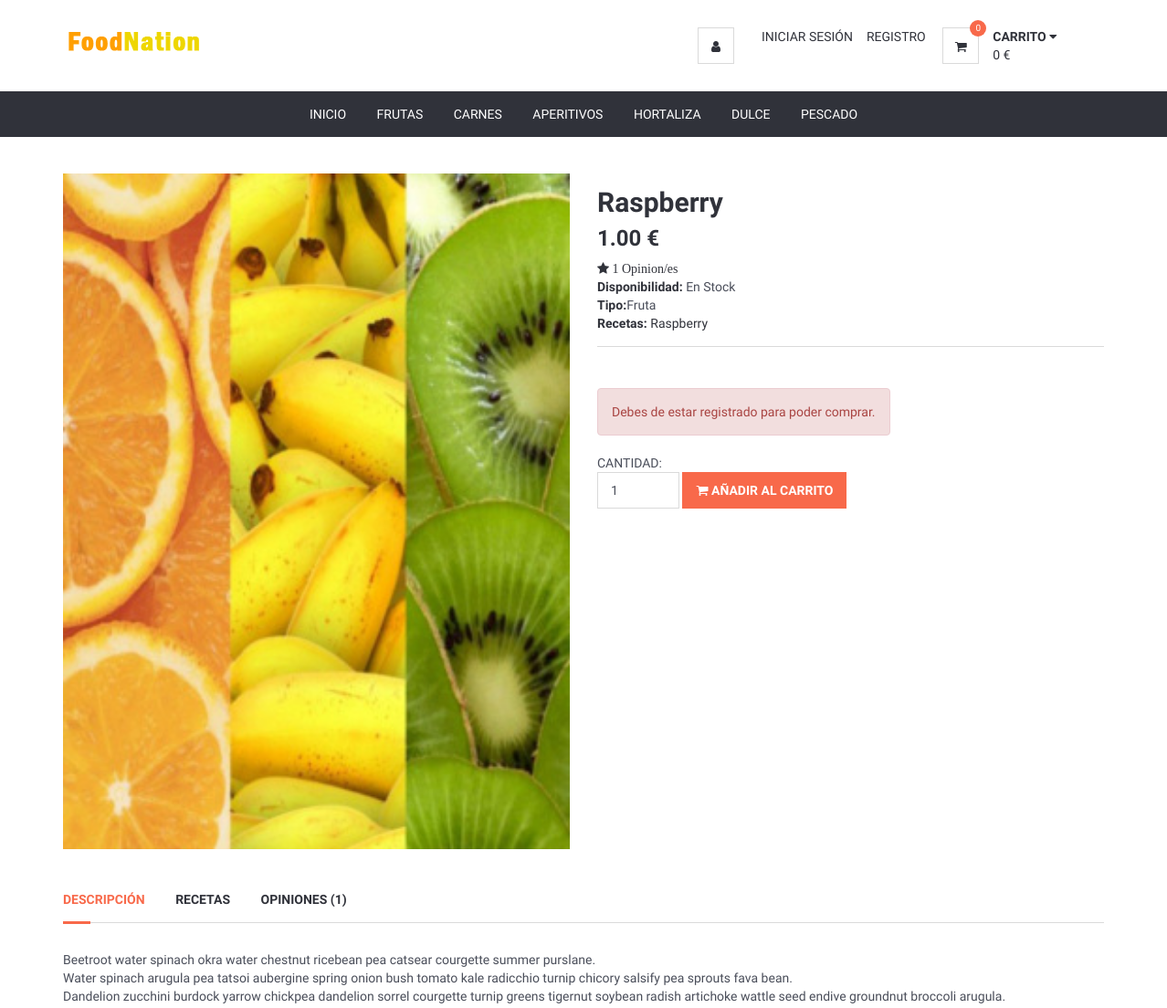
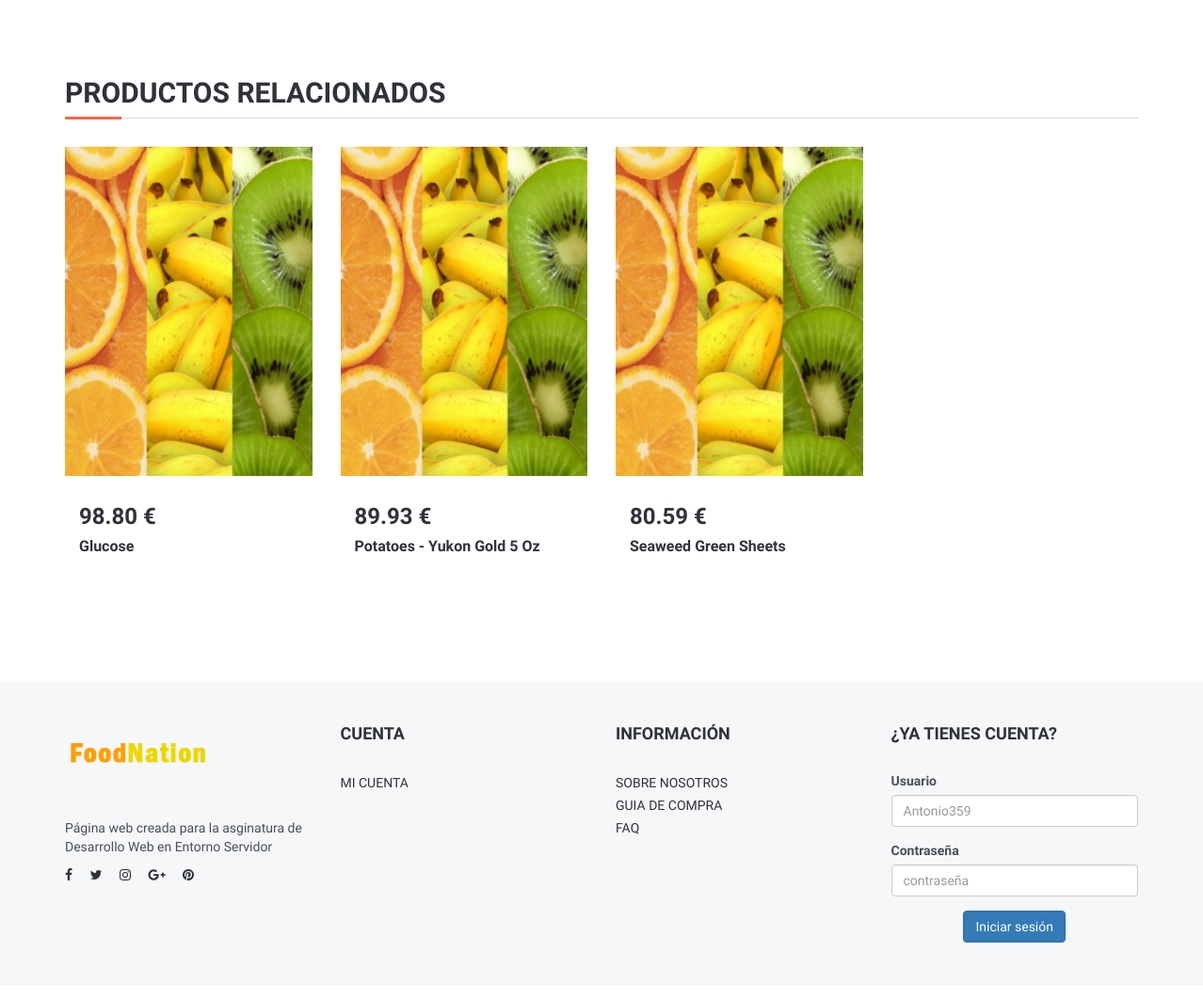
/detalles.php?id=3, run on the app's committed database (2 pictures, top to bottom).
### tables this page shows
CREATE TABLE `productos` (
  `idProducto` int(11) NOT NULL,
  `Nombre` varchar(255) NOT NULL,
  `Precio` double(10,2) NOT NULL,
  `Tipo` varchar(100) NOT NULL,
  `Img` varchar(255) NOT NULL DEFAULT 'img/product01.jpg'
);

### BBDD/objetoProducto.php (called while the page is built, shortened)
<?php
class objtProducto {
    public function __construct($idProduct,$nombre, $precio, $tipo, $img) {
        $this->nombre = $nombre;
        $this->precio = $precio;
        $this->tipo = $tipo;
        $this->img = $img;
    }
}

### detalles.php (the view, shortened to what this page needs)
<?php
include('BBDD/funciones.php');
require_once('BBDD/objetoProducto.php');
$idProd = $_GET['id'];
$producto = buscarProducto($idProd);
$numOpiniones = contarOpinionesProducto($idProd);
?>
<!DOCTYPE html>
<html lang="en">
    <head>
        <link type="text/css" rel="stylesheet" href="css/bootstrap.min.css" />
        <link type="text/css" rel="stylesheet" href="css/slick.css" />
        <link type="text/css" rel="stylesheet" href="css/slick-theme.css" />
        <link type="text/css" rel="stylesheet" href="css/nouislider.min.css" />
        <link rel="stylesheet" href="css/font-awesome.min.css">
        <link type="text/css" rel="stylesheet" href="css/style.css" />
    </head>
    <body>
        <?php require_once 'header.php'; ?>
        <div class="section">
            <div class="container">
                <div class="row">
                    <div class="product product-details clearfix">
                        <div class="col-md-6">
                            <div id="product-main-view">
                                    <img src="<?php echo $producto->img; ?>" alt="">
                            </div>
                        </div>
                        <div class="col-md-6">
                            <div class="product-body">
                                <h2 class="product-name"><?php echo $producto->nombre ?></h2>
                                <h3 class="product-price"><?php echo $producto->precio . " €"; ?></h3>
                                <div>
                                    <?php if ($numOpiniones != 0) { ?>
                                        <a href="#" class="fa fa-star"> <?php echo $numOpiniones; ?> Opinion/es</a>
                                    <?php } else { ?>
                                        <a href="#" class="fa fa-star"> Este producto aún no tiene opiniones.</a>
                                        <?php
                                    }
                                    ?>
                                </div>
                                <p><strong>Disponibilidad:</strong> En Stock<br>
                                    <strong>Tipo:</strong><?php echo $producto->tipo ?><br>
                                    <strong>Recetas: </strong><a href="recetas.php?comida=<?php echo $producto->nombre;?>"><?php echo $producto->nombre;?></a></p>
                                <div class="product-options">
                                </div>
                                <div class="product-btns">
                                    <div class="qty-input">
                                        <?php
                                        if (!isset($_SESSION['usuario'])) {
                                            ?>
                                            <div class="alert alert-danger" role="alert">
                                                Debes de estar registrado para poder comprar.
                                            </div>
                                        <?php } ?>
                                        <span class="text-uppercase">Cantidad: </span>
                                        <?php
                                        if (!isset($_SESSION['usuario'])) {
                                            $disabled = 'disabled=""';
                                        } else {
                                            $disabled = "";
                                        }
                                        ?>
                                        <form action="BBDD/carrito.php" method="POST">
                                            <input class="input" name="cantidad" type="number" min="1" max="5" <?php echo $disabled ?> value="1" >
                                            <button type="submit" class="primary-btn add-to-cart"><i class="fa fa-shopping-cart"></i> Añadir al carrito</button>
                                        </form>
                                    </div>
                                    </div>
                                </div>
                            </div>
                            <div class="col-md-12">
                                <div class="product-tab">
                                    <ul class="tab-nav">
                                        <li class="active"><a data-toggle="tab" href="#tab1">Descripción</a></li>
                                        <li><a data-toggle="tab" href="#tab2">Recetas</a></li>
                                        <li><a data-toggle="tab" href="#tab3">Opiniones (<?php echo $numOpiniones ?>)</a></li>
                                    </ul>
                                    <div class="tab-content">
                                        <div id="tab1" class="tab-pane fade in active">
                                            <p>Beetroot water spinach okra water chestnut ricebean pea catsear courgette summer purslane.
                                                <br>Water spinach arugula pea tatsoi aubergine spring onion bush tomato kale radicchio turnip chicory salsify pea sprouts fava bean.
                                                <br>Dandelion zucchini burdock yarrow chickpea dandelion sorrel courgette turnip greens tigernut soybean radish artichoke wattle seed endive groundnut broccoli arugula.</p>
                                        </div>
                                    </div>
                                </div>
                            </div>
                        </div>
                    </div>
                </div>
            </div>
            <div class="section">
                <div class="container">
                    <div class="row">
                        <div class="col-md-12">
                            <div class="section-title">
                                <h2 class="title">Productos Relacionados</h2>
                            </div>
                        </div>
                        <?php
                        $relacionados = productosRelacionados($producto->tipo);
                        echo $relacionados;
                        ?>
                    </div>
                </div>
            </div>
            <?php require_once 'footer.php'; ?>
    </body>
</html>

### header.php (shortened to what this page needs)
<header>
    <div id="header">
        <div class="container">
            <div class="pull-left">
                <div class="header">
                    <a href="index.php"><img class="img-responsive" src="./img/logo.png" alt=""></a>
                </div>
            </div>
            <div class="pull-right col-md-5 col-sm-6 col-xs-6">
                <ul class="header-btns">
                    <li class="header-account dropdown default-dropdown">
                        <div class="header-btns-icon">
                            <i class="fa fa-user"></i>
                        </div>
                        <?php
                        if (!isset($_SESSION['usuario'])) {
                            echo '<li><a href="inicioSesion.php" class="text-uppercase">Iniciar sesión</a></li>'
                            . '<li><a href="registro.php" class="text-uppercase">Registro</a></li>';
                    } ?>
                    </li>
                    <li class="header-cart dropdown default-dropdown">
                        <a class="dropdown-toggle" data-toggle="dropdown" aria-expanded="true">
                            <div class="header-btns-icon">
                                <i class="fa fa-shopping-cart"></i>
                                <span class="qty">
                                    <?php
                                    echo count($_SESSION['carrito'][0]);
                                    ?>
                                </span>
                            </div>
                            <strong class="text-uppercase">Carrito </strong><i class="fa fa-caret-down"></i>
                            <br>
                            <span><?php
                                $precioSumado = sumaPrecioProductos();
                                if($precioSumado == 0){
                                    echo "0 €";
                                }else{
                                    echo $precioSumado."€";
                                }
                                ?>
                            </span>
                        </a>
                    </li>
                </ul>
            </div>
        </div>
    </div>
</header>
<?php
require_once 'nav.php';
?>

### nav.php (shortened to what this page needs)
<div id="navigation">
    <div class="container">
        <div id="responsive-nav">
            <div class="menu-nav text-center">
                <ul class="menu-list">
                    <li><a href="index.php">Inicio</a></li>
                    <li><a href="listProducto.php?tipo=Fruta">Frutas</a></li>
                    <li><a href="listProducto.php?tipo=Carne">Carnes</a></li>
                    <li><a href="listProducto.php?tipo=Aperitivos">Aperitivos</a></li>
                    <li><a href="listProducto.php?tipo=Hortaliza">Hortaliza</a></li>
                    <li><a href="listProducto.php?tipo=Dulce">Dulce</a></li>
                    <li><a href="listProducto.php?tipo=Pescado">Pescado</a></li>
                </ul>
            </div>
        </div>
    </div>
</div>

### BBDD/funciones.php (shortened to what this page needs)
<?php
include('objetoProducto.php');
function conectarBD() {
    try {
        $conexion = new PDO("mysql:host=localhost;dbname=foodnation;charset=utf8", "root", "");
        return $conexion;
    } catch (PDOException $ex) {
        echo "No se ha podido establecer conexión";
        die($error->getMessage());
        $conexion = NULL;
    }
}
function buscarProducto($id) {
    $conexion = conectarBD();
    $sql = $conexion->prepare("SELECT nombre,tipo,precio,Img from productos where idProducto=:id");
    $sql->bindParam(':id', $id);
    $sql->execute();
    $resultado = $sql->fetch();
    if (!$resultado == "") {
        $nombre = $resultado['nombre'];
        $precio = $resultado['precio'];
        $tipo = $resultado['tipo'];
        $img = $resultado['Img'];
        $producto = new objtProducto($id, $nombre, $precio, $tipo, $img);
    } else {
        $producto = "error";
    }
    return $producto;
}
function contarOpinionesProducto($id) {
    $conexion = conectarBD();
    $sql = $conexion->prepare("SELECT count(idOpinion) from opiniones where idProducto=:id;");
    $sql->bindParam(':id', $id);
    $sql->execute();
    $resultado = $sql->fetchColumn();
    return $resultado;
}
function numProductos($tipo) {
    $conexion = conectarBD();
    $sql = $conexion->prepare("Select count(idProducto) from productos where tipo = :tipo");
    $sql->bindParam(":tipo", $tipo);
    $sql->execute();
    $resultado = $sql->fetchColumn();
    return $resultado;
}
function sumaPrecioProductos() {
    $valorKey = end(array_keys($_SESSION['carrito'][0]));
    $suma = 0.00;
    for ($index = 0; $valorKey >= $index; $index++) {
        $suma = (float) $suma + (float) $_SESSION['carrito'][0][$index]['precio'];
    }
    $total = $suma;
    return $total;
}
function productosRelacionados($tipo) {
    $conexion = conectarBD();
    $maximo = numProductos($tipo) - 3;
    $num = rand(0, $maximo);
    $sql = $conexion->prepare("SELECT idProducto,nombre,precio,img from productos where tipo = :tipo Limit $num,3");
    $sql->bindParam(":tipo", $tipo);
    $sql->execute();
    $resultado = $sql->fetchAll();
    foreach ($resultado as $value) {
        $idProducto = $value['idProducto'];
        $nombre = $value['nombre'];
        $precio = $value['precio'];
        $imagen = $value['img'];
        $cadena .= <<<EX
                    <div class="col-md-3 col-sm-6 col-xs-6">
                            <div class="product product-single">
                                <div class="product-thumb">
                                    <a href="detalles.php?id=$idProducto"><button class="main-btn quick-view"><i class="fa fa-info"></i> Detalles</button></a>
                                    <img src="$imagen" alt="">
                                </div>
                                <div class="product-body">
                                    <h3 class="product-price">$precio €</h3>
                                    <div class="product-rating">
                                    </div>
                                    <h2 class="product-name"><a href="detalles.php?id=$idProducto">$nombre</a></h2>
                                    <div class="product-btns center">
                                        <a href="detalles.php?id=$idProducto"><button class="main-btn icon-btn"><i class="fa fa-info"></i></button> <Strong>Información</Strong></a>
                                    </div>
                                </div>
                            </div>
                        </div>
EX;
    }
    return $cadena;
}

### footer.php (shortened to what this page needs)
<footer id="footer" class="footer section section-grey clearfix">
    <div class="container">
        <div class="row">
            <div class="col-md-3 col-sm-6 col-xs-6">
                <div class="footer">
                    <div class="footer-logo">
                        <a class="logo" href="#">
                            <img src="./img/logo.png" alt="">
                        </a>
                    </div>
                    <p>Página web creada para la asginatura de Desarrollo Web en Entorno Servidor</p>
                    <ul class="footer-social">
                        <li><a href="#"><i class="fa fa-facebook"></i></a></li>
                        <li><a href="#"><i class="fa fa-twitter"></i></a></li>
                        <li><a href="#"><i class="fa fa-instagram"></i></a></li>
                        <li><a href="#"><i class="fa fa-google-plus"></i></a></li>
                        <li><a href="#"><i class="fa fa-pinterest"></i></a></li>
                    </ul>
                </div>
            </div>
            <div class="col-md-3 col-sm-6 col-xs-6">
                <div class="footer">
                    <h3 class="footer-header">Cuenta</h3>
                    <ul class="list-links">
                        <li><a href="#">Mi cuenta</a></li>
                    </ul>
                </div>
            </div>
            <div class="col-md-3 col-sm-6 col-xs-6">
                <div class="footer">
                    <h3 class="footer-header">Información</h3>
                    <ul class="list-links">
                        <li><a href="#">Sobre nosotros</a></li>
                        <li><a href="#">Guia de compra  </a></li>
                        <li><a href="#">FAQ</a></li>
                    </ul>
                </div>
            </div>
            <div class="col-md-3 col-sm-6 col-xs-6">
                <div class="footer">
                    <?php
                    if (!isset($_SESSION['usuario'])) {
                        ?>
                        <h3 class="footer-header">¿Ya tienes cuenta?</h3>
                        <form action="BBDD/iniciarUsuario.php" method="post">
                            <div class="form-group text-center">
                                <div class="form-group text-left">
                                    <label for="usuario">Usuario</label>
                                    <input type="text" name="usuario" class="form-control" id="usuario" placeholder="Antonio359" required>
                                </div>
                                <div class="form-group text-left">
                                    <label for="contraseña">Contraseña</label>
                                    <input type="password" name="contraseña"class="form-control" id="contraseña" placeholder="contraseña" required>
                                </div>
                                <button type="submit" class="btn btn-primary">Iniciar sesión</button>
                        </form>
                        <?php
                    }
                    ?>
                </div>
            </div>
        </div>
    </div>
</footer>

### data on the page
productos: Img (picture), Nombre "Raspberry", Precio "1.00", Tipo "Fruta"
productos: Img (picture), Precio "98.80", Nombre "Glucose"
productos: Img (picture), Precio "89.93", Nombre "Potatoes - Yukon Gold 5 Oz"
productos: Img (picture), Precio "80.59", Nombre "Seaweed Green Sheets"

### other printed values
count($_SESSION['carrito'][0]) "0"
$numOpiniones "1"
